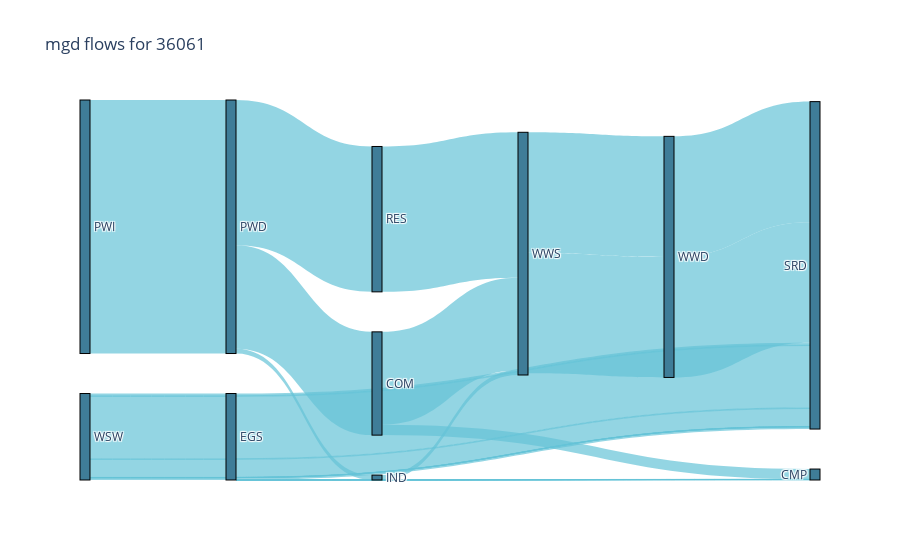
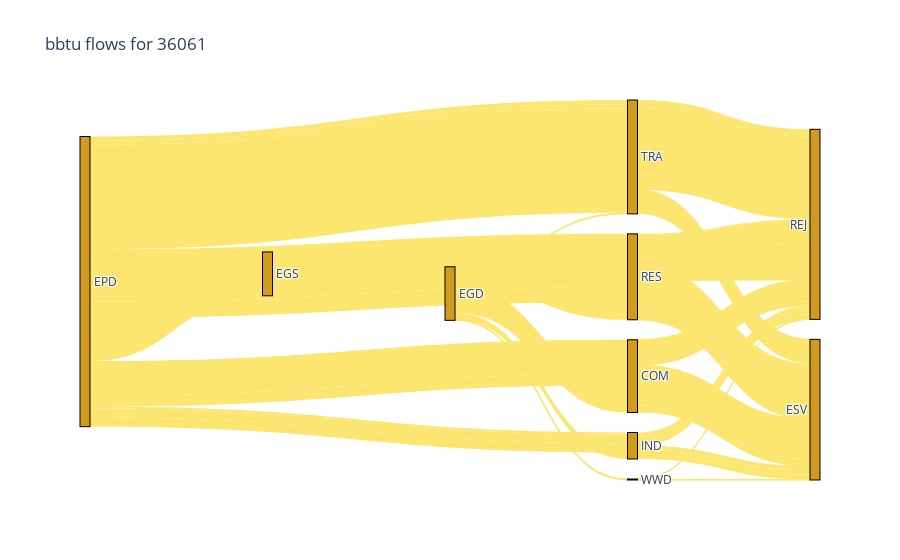

Source (notebook cell) for these figures, in order:
### Markdown cell above
### Sankey Diagrams
Sankey diagrams show flows between nodes and are able to represent how resources are passed along in a network. The cell below will produce two sankey diagrams with the sample data run output, one for water flows (given in million gallons per day) and one for energy flows (given in billion british thermal units per day).

### Code cell
viz = interflow.plot_sankey(data=output, region_name= region, 
                       unit_type1 = 'mgd', unit_type2='bbtu', output_level=1, strip='total')

### Figure 1 — Plotly figure (JSON) as saved in the notebook; plotly's stock layout.template omitted (floating-point values rounded to 4 significant figures)
{"data": [{"link": {"color": "rgba(102, 195, 216, 0.7)", "source": [2, 3, 3, 3, 3, 3, 3, 3, 3, 3, 2, 4, 2, 5, 5, 6, 6, 7, 7, 7, 7, 7, 7, 7, 7, 7, 7, 7, 7, 7, 7, 8, 8, 9, 11, 11], "target": [6, 7, 7, 7, 7, 7, 7, 7, 7, 7, 8, 2, 9, 11, 11, 14, 5, 14, 15, 14, 15, 15, 14, 15, 15, 14, 15, 14, 15, 15, 15, 14, 5, 5, 15, 15], "value": [89.96, 1.956, 0.6021, 54.29, 0.6191, 15.61, 0.2376, 0.01834, 0.0005256, 2.0, 4.247, 220.8, 126.6, 105, 105, 8.994, 80.96, 0.07226, 1.884, 0.02225, 0.5799, 54.29, 0.02287, 0.5962, 15.61, 0.007848, 0.2298, 0.0006057, 0.01773, 0.0005256, 2.0, 0.4252, 3.822, 126.6, 105, 105]}, "node": {"color": "rgba(63, 125, 152, 1)", "label": ["EPD", "EGD", "PWD", "WSW", "PWI", "WWS", "COM", "EGS", "IND", "RES", "TRA", "WWD", "ESV", "REJ", "CMP", "SRD"], "line": {"color": "black", "width": 1}, "pad": 40, "thickness": 10}, "type": "sankey", "valuesuffix": "mgd"}], "layout": {"font": {"size": 12}, "title": {"text": "mgd flows for 36061"}}}

### Figure 2 — Plotly figure (JSON) as saved in the notebook; plotly's stock layout.template omitted (floating-point values rounded to 4 significant figures)
{"data": [{"link": {"color": "rgba(252, 230, 112, 1)", "source": [0, 1, 0, 0, 0, 0, 0, 0, 0, 0, 0, 0, 0, 0, 0, 0, 0, 1, 0, 0, 0, 1, 0, 0, 0, 0, 0, 1, 0, 0, 1, 1, 6, 6, 6, 6, 6, 6, 6, 6, 6, 6, 6, 6, 6, 6, 7, 7, 7, 7, 7, 7, 7, 7, 7, 7, 7, 7, 7, 7, 7, 7, 7, 7, 8, 8, 8, 8, 8, 8, 8, 8, 9, 9, 9, 9, 9, 9, 9, 9, 9, 9, 9, 9, 10, 10, 10, 10, 10, 10, 10, 10, 11, 11, 11, 11], "target": [6, 6, 6, 6, 6, 6, 6, 7, 7, 7, 7, 7, 7, 7, 7, 7, 8, 8, 8, 8, 9, 9, 9, 9, 9, 9, 10, 10, 10, 10, 11, 11, 12, 13, 12, 13, 12, 13, 12, 13, 12, 13, 12, 13, 12, 13, 1, 13, 1, 13, 1, 13, 1, 13, 1, 13, 1, 13, 1, 13, 1, 13, 1, 13, 12, 13, 12, 13, 12, 13, 12, 13, 12, 13, 12, 13, 12, 13, 12, 13, 12, 13, 12, 13, 12, 13, 12, 13, 12, 13, 12, 13, 12, 13, 12, 13], "value": [2.32, 59.8, 0.1709, 73.15, 18.34, 0.5551, 5.447, 2.74, 1.008, 65.98, 0.8459, 22.85, 0.2184, 0.02192, 0.0004219, 2.651, 4.389, 14.04, 19.59, 20.27, 8.416, 39.62, 0.09878, 106.3, 33.43, 0.9753, 9.718, 2.187, 8.249, 230.1, 0.9638, 1.232, 1.508, 0.812, 38.87, 20.93, 0.1111, 0.05982, 47.55, 25.6, 11.92, 6.419, 0.3608, 0.1943, 3.54, 1.906, 0.8604, 1.879, 0.2649, 0.7436, 20.87, 45.12, 0.2723, 0.5735, 6.003, 16.85, 0.0677, 0.1507, 0.005226, 0.0167, 0.0001309, 0.000291, 0.4981, 2.153, 2.151, 2.238, 6.88, 7.16, 9.599, 9.99, 9.933, 10.34, 5.471, 2.946, 25.75, 13.87, 0.06421, 0.03457, 69.09, 37.2, 21.73, 11.7, 0.6339, 0.3413, 2.041, 7.677, 0.4592, 1.728, 1.732, 6.516, 48.32, 181.8, 0.6264, 0.3373, 0.8011, 0.4314]}, "node": {"color": "rgba(209, 155, 30, 1)", "label": ["EPD", "EGD", "PWD", "WSW", "PWI", "WWS", "COM", "EGS", "IND", "RES", "TRA", "WWD", "ESV", "REJ", "CMP", "SRD"], "line": {"color": "black", "width": 1}, "pad": 20, "thickness": 10}, "type": "sankey", "valuesuffix": "bbtu"}], "layout": {"font": {"size": 12}, "title": {"text": "bbtu flows for 36061"}}}
